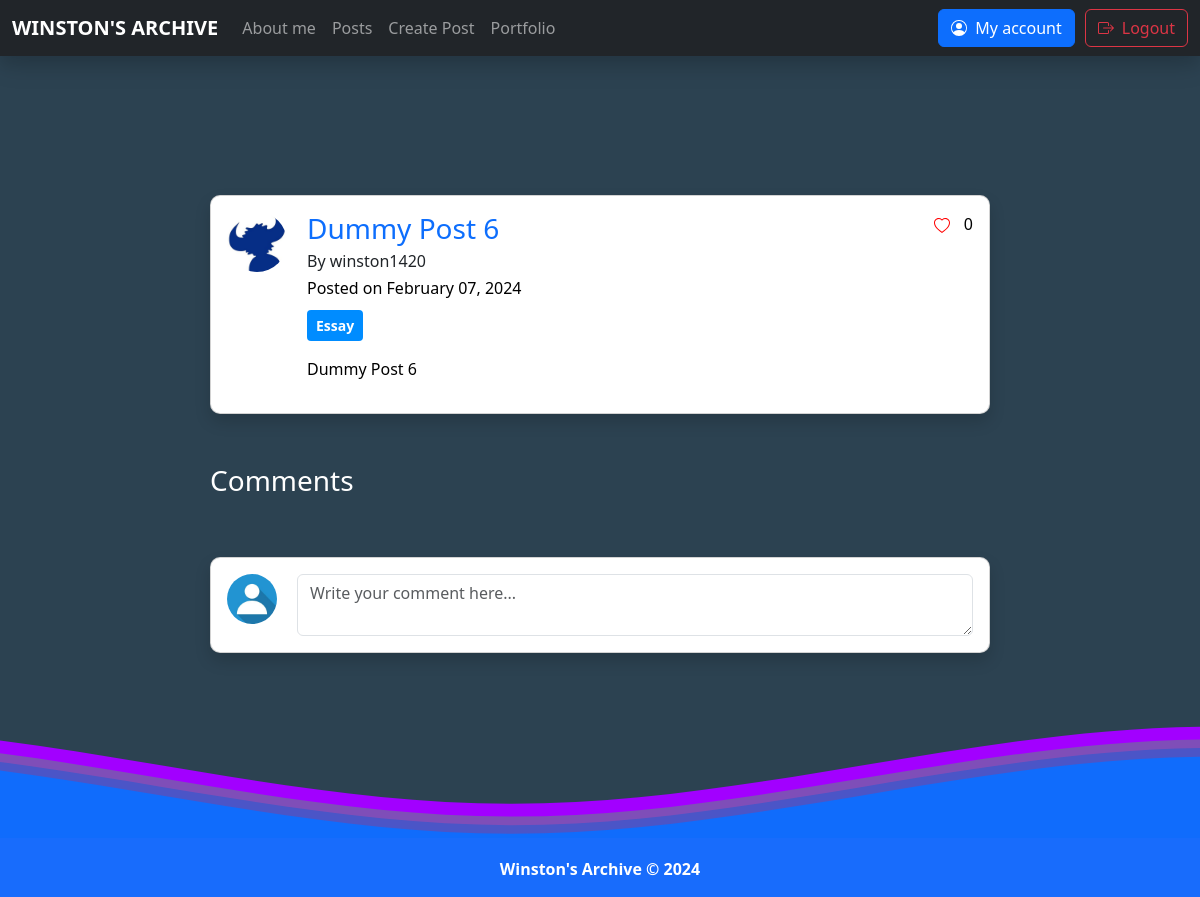
The app's page /blog/post/detail/6/ (signed in) with its own data.
### blog/models.py (models this page shows, shortened)
class Post(models.Model):
    title  = models.CharField(max_length=200)
    body = RichTextField(blank=True, null=True)
    date_posted = models.DateTimeField(default=timezone.now)
    author = models.ForeignKey(User, on_delete=models.CASCADE)
    tags = models.ManyToManyField(Tag, related_name='posts')
    likes = models.ManyToManyField(User, related_name='liked_posts')

class Tag(models.Model):
    name = models.CharField(max_length=200)

### users/models.py (models this page shows, shortened)
class Profile(models.Model):
    user = models.OneToOneField(User, on_delete=models.CASCADE)
    image = models.ImageField(default='default.jpg', upload_to='profile_pics')
    about = models.TextField(default='Hi! I am new to Winston\'s Archive.')

### blog/views.py (the view)
# urls.py: path("post/detail/<int:pk>/", PostDetail.as_view(), name="post-detail"),
class PostDetail(ListView):
    model = Comment
    template_name = "blog/post_detail.html"
    context_object_name = "comments"
    def get_queryset(self):
        return Comment.objects.filter(post=self.kwargs['pk']).order_by('-date_added')
    def get_context_data(self, **kwargs):
        context = super().get_context_data(**kwargs)
        context['post'] = Post.objects.get(pk=self.kwargs['pk'])
        context['tags'] = context['post'].tags.all()
        context['logged_user'] = self.request.user
        return context

### templates/blog/post_detail.html (shortened to what this page needs)
{% extends 'base.html' %}
{% block content %}
{% load static %}
    <link rel="stylesheet" href="{% static 'css/tags.css' %}">
    <link rel="stylesheet" href="{% static 'css/post-detail.css' %}">
    <div class="post-container" style="margin-top: 0px">
        <div class="card shadow post-card" style="border-radius: 10px;">
            <div class="card-body" style="display: flex; column-gap: 20px;">
                <div class="card-column" style="display: flex; align-items: baseline;">
                    <img class="rounded-circle article-img" src="{{ post.author.profile.image.url }}" style="width: 60px; height: 60px">
                </div>
                <div class="card-column" style="width: 90%">
                    <div class="header-of-card">
                        <a  href="{% url 'post-detail' pk=post.pk %}">
                            <h3 class="card-title mb-4" style="margin-bottom: 10px !important;">{{ post.title }}</h3>
                        </a>
                        <div class="util-container">
                            <a href="{% url 'post-like' pk=post.pk %}" class="text-decoration-none text-dark" style="margin-right: 10px;">
                            </a>
                            <span class="like-count">{{ post.likes.count }}</span>
                        </div>
                    </div>
                    <a href="{% url 'about-Winston' %}" class="text-decoration-none text-dark" style="margin-top: 10px">
                        <h6 class="card-subtitle mb-2" style="margin-bottom: 5px !important;">By {{ post.author.username }}</h6>
                    </a>
                    <p style="margin-bottom: 10px;">Posted on {{ post.date_posted|date:"F d, Y" }}</p>
                    <div class="tags-container">
                        {% for tag in post.tags.all %}
                            <button class="btn btn-sm btn-tag-{{ tag.name|lower }}"><strong>{{ tag.name }}</strong></button>
                        {% endfor %}
                    </div>
                    <div class="post-content">
                        <p>{{ post.body|safe }}</p>
                    </div>
                </div>
            </div>
        </div>
        <h3 class="card-title mb-4" style="margin-bottom: 10px !important; margin-top: 20px;">Comments</h3>
        <div class="card shadow post-card" style="border-radius: 10px; margin-top: 20px;">
            <div class="card-body" style="display: flex; column-gap: 20px;">
                <div class="card-column">
                    <img src="{{ logged_user.profile.image.url }}" alt="Profile picture" style="width: 50px; height: 50px; border-radius: 50%;">
                </div>
                <div class="card-column comment-column" id="comment-form" data-post-id="{{ post.id }}" data-url="{% url 'post-comment' %}">
                    <textarea class="form-control" id="comment-txt-box" placeholder="Write your comment here..." style="margin-top: 0px;"></textarea>
                </div>
            </div>
        </div>
    </div>
{% endblock %}

### static/css/styles.css (style rules this page uses)
body { background-color: #2C4251; color: #ffffff; }
.card { color: black }
a { text-decoration: none; }
.card-body { width: 100%; transition: width 0.5; }
.header-of-card { display: flex; flex-direction: row; flex-wrap: nowrap; align-content: center; justify-content: space-between; align-items: flex-start; }
.post-container { width: 100%; max-width: 65%; display: flex; flex-direction: column; row-gap: 30px; word-break: break-word; }
.post-card { transition: transform 0.5s ease; }
.comment-column { width: 100%; }

### static/css/tags.css (style rules this page uses)
.btn-tag-essay { background-color: #008cff; color: #ffffff; }

### records on screen
Post: author.profile.image (picture), title "Dummy Post 6", likes.count "0", author.username "winston1420", date_posted "February 07, 2024", body "Dummy Post 6"
Tag: name "Essay"
